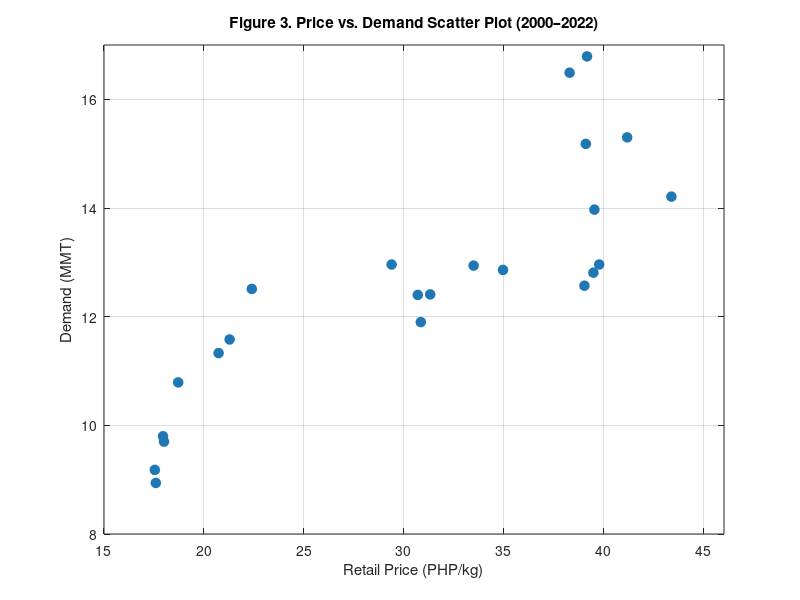

The MATLAB script that drew this image:
% Price vs. Demand Scatter Plot 

P = [17.59,17.54,18,17.95,18.71,20.73,21.28,22.39,29.38,30.69,...
     30.84,31.31,33.48,34.95,39.76,39.47,39.02,39.52,43.37,41.16,...
     39.09,38.28,39.15];
Q = [8.94,9.18,9.70,9.80,10.79,11.33,11.58,12.51,12.96,12.40,...
     11.90,12.41,12.94,12.86,12.96,12.81,12.57,13.97,14.21,15.30,...
     15.18,16.49,16.79];

figure('Color','white')
scatter(P, Q, 50, 'filled', 'MarkerFaceColor', '#1f77b4', ...
        'MarkerEdgeColor', '#1f77b4')
xlabel('Retail Price (PHP/kg)')
ylabel('Demand (MMT)')
title('Figure 3. Price vs. Demand Scatter Plot (2000–2022)')
xlim([15 46])
ylim([8 17])
grid on
box on

exportgraphics(gcf, 'scatterplot.png', 'Resolution', 150)
